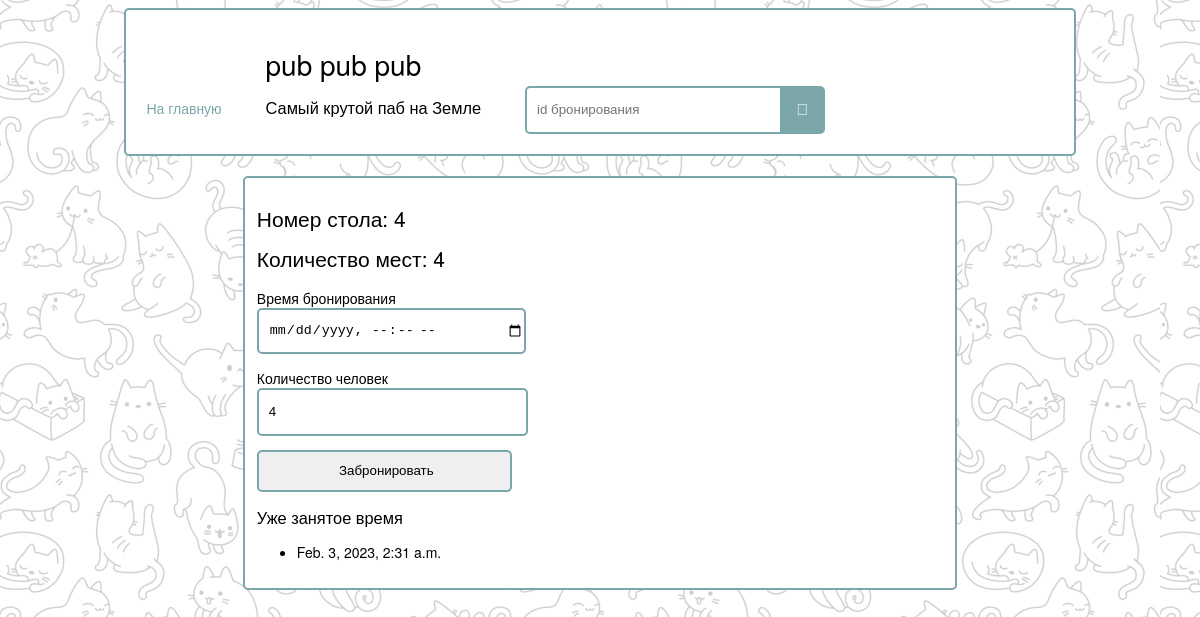
The page /pub/table/4 on the database its author committed.
### pub/models.py (models this page shows)
class TableModel(models.Model):
    id = models.IntegerField(primary_key=True)
    max_person_count = models.IntegerField(null=False)

class BookedModel(models.Model):
    booked_date = models.DateTimeField()
    booked_uid = models.UUIDField(default=uuid.uuid4, primary_key=True, editable=False)
    table_id = models.IntegerField()
    person_count = models.IntegerField()

### pub/views.py (the view, shortened to what this page needs)
# urls.py: path('table/<int:pk>', views.booking_table, name='table-detail'),
def booking_table(request, pk):
    table = TableModel.objects.get(pk=pk)
    form = FormEntity(person_count=table.max_person_count, table_id=table.id)
    bookings = BookedModel.objects.filter(table_id=table.id).order_by('booked_date')
    return render(request, 'pub/tablemodel_detail.html', {'tablemodel': table, 'form': form, 'bookings': bookings})

### pub/templates/pub/tablemodel_detail.html (shortened to what this page needs)
{% extends "base_generic.html" %}
{% block content %}
    <div class="pub-booking pub-div-border">
        <h2>Номер стола: {{ tablemodel.id }}</h2>
        <h2>Количество мест: {{ tablemodel.max_person_count }}</h2>
        <form action="" method="post">
            <p>
                <label for="id_booked_date">Время бронирования</label>
                <input type="datetime-local" name="booked_date">
            </p>
            <p>
                <label for="id_person_count">Количество человек</label>
                <input type="number" name="person_count" value="{{ tablemodel.max_person_count }}">
            </p>
            <input type="submit" value="Забронировать">
        </form>
        {% if bookings %}
        <h3>Уже занятое время</h3>
        <ul>
            {% for booking in bookings %}
                <li>
                    {{ booking.booked_date }}
                </li>
            {% endfor %}
        </ul>
        {% else %}
        <h3>Бронирований еще нет</h3>
        {% endif %}
    </div>
{% endblock %}

### static/css/pub_styles.css (style rules this page uses)
.pub-booking { width: 60%; margin: 0 auto; padding: 1%; }
.pub-div-border { border: 2px solid #7BA7AB; border-radius: 5px; outline: none; background-color: white; }
body { font-family: "Helvetica Neue", Helvetica, Arial, sans-serif; font-size: 14px; line-height: 1.42857143; background-image: url("/static/images/main-background.jpg"); }
.h1, .h2, .h3, .h4, .h5, .h6, h1, h2, h3, h4, h5, h6 { font-family: inherit; font-weight: 500; line-height: 1.1; color: inherit; }
form { position: relative; width: 300px; }
input { width: 85%; height: 42px; padding-left: 10px; border: 2px solid #7BA7AB; border-radius: 5px; outline: none; }

### rows shown on the page
TableModel: id "4", max_person_count "4", person_count "4"
BookedModel: booked_date "Feb. 3, 2023, 2:31 a.m."
